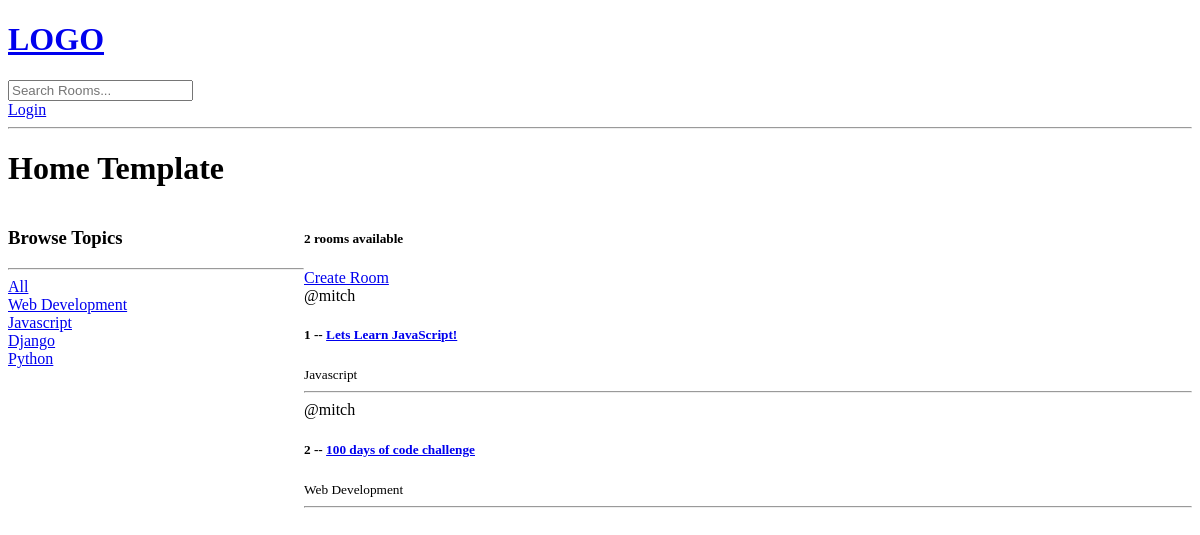
Before: / with the older database file.
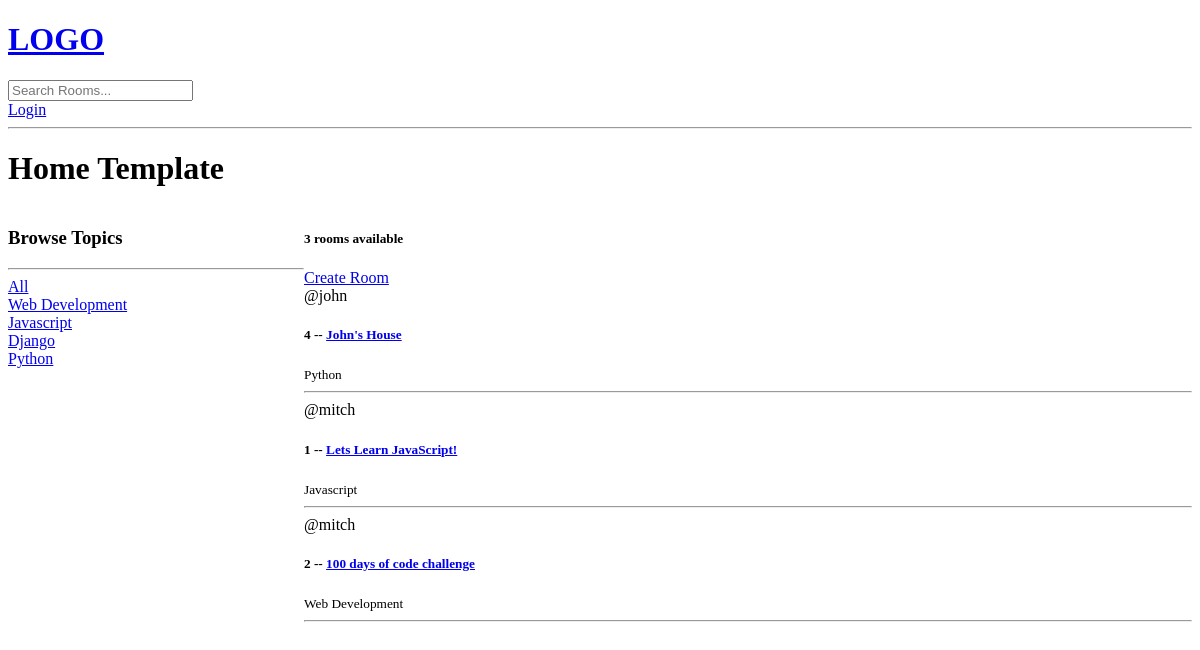
After: the same page with the newer database file.
### base/models.py (models this page shows, shortened)
class Topic(models.Model):
    name = models.CharField(max_length=200)

class Room(models.Model):
    host = models.ForeignKey(User, on_delete=models.SET_NULL, null=True)
    topic = models.ForeignKey(Topic, on_delete=models.SET_NULL, null=True)
    name = models.CharField(max_length=200)
    description = models.TextField(null=True, blank=True)
    updated = models.DateTimeField(auto_now=True)
    created = models.DateTimeField(auto_now_add=True)
    class Meta:
        ordering =['-updated', '-created']

### base/views.py (the view)
# urls.py: path('', views.home, name="home"),
def home(request):
    q = request.GET.get('q') if request.GET.get('q') != None else ''
    rooms = Room.objects.filter(
        Q(topic__name__icontains=q) |
        Q(name__icontains=q) |
        Q(description__icontains=q)
        )
    topics = Topic.objects.all()
    room_count = rooms.count()
    context = {'rooms':rooms, 'topics':topics, 'room_count':room_count}
    return render(request, "base/home.html", context)

### base/templates/base/home.html (shortened to what this page needs)
{% extends 'main.html' %}
{% block content %}
<h1>Home Template</h1>
<div class="home-containers">
    <div>
        <h3>Browse Topics</h3>
        <hr>
            <a href="{% url 'home' %}">All</a>
        {% for topic in topics %}
            <div>
                <a href="{% url 'home' %}?q={{topic.name}}">{{topic.name}}</a>
            </div>
        {% endfor %}
    </div>
    <div>
        <h5>{{room_count}} rooms available</h5>
        <a href="{% url 'create-room' %}">Create Room</a>
        <div>
            {% for room in rooms %}
            <div>
                <span>@{{room.host.username}}</span>
                <h5>{{room.id}} -- <a href="{% url 'room' room.id %}">{{room.name}}</a></h5>
                <small>{{room.topic.name}}</small>
                <hr>
            </div>
            {% endfor %}
        </div>
    </div>
</div>
{% endblock %}

Changed rows visible on the page:
added Room: host.username "john", id "4", name "John's House", topic.name "Python"
Other visible differences:
{{ room_count }}: "2" → "3"
